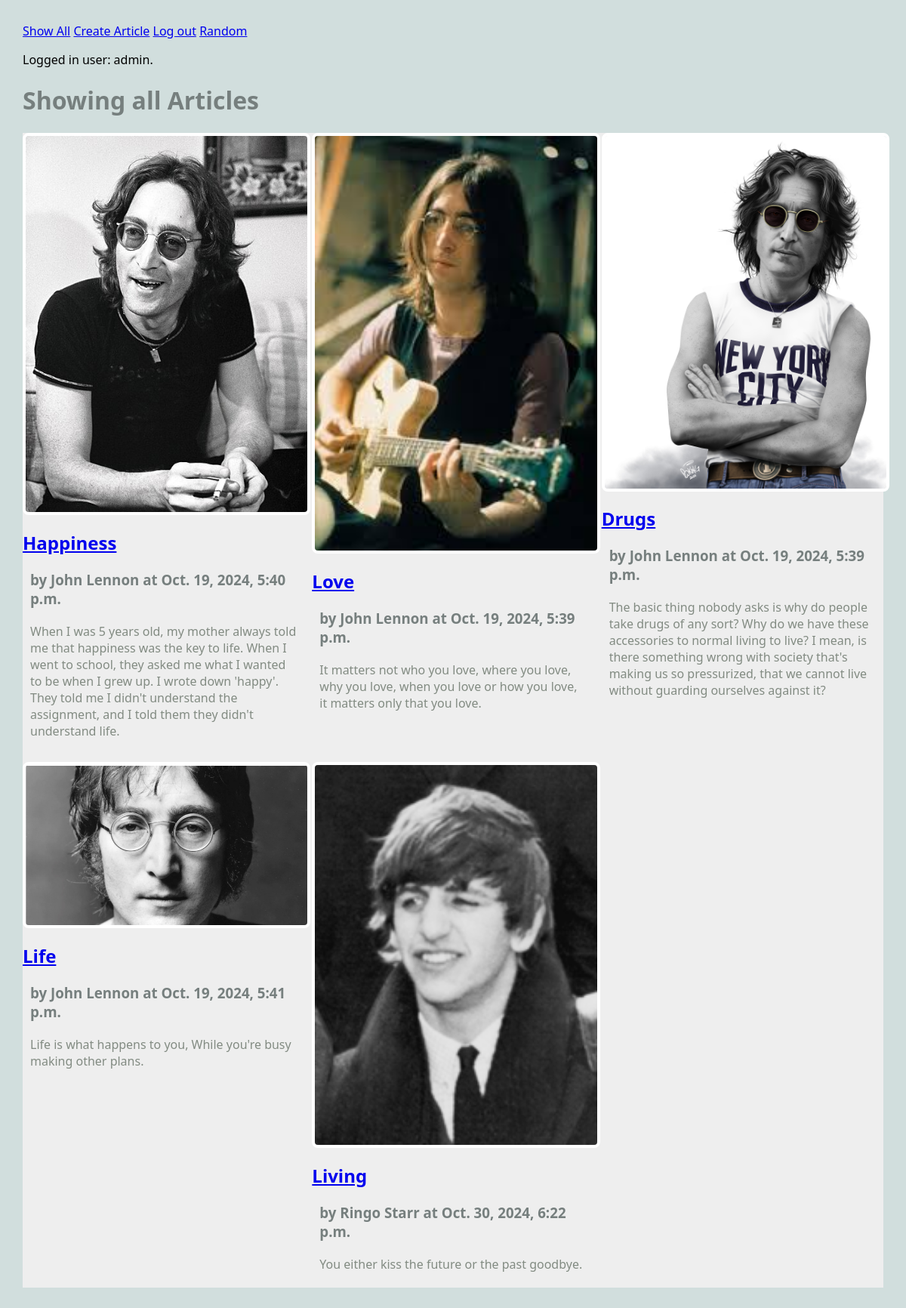
The app's page /blog/show_all (signed in) with its own data.
### blog/models.py (models this page shows, shortened)
class Article(models.Model):
    title = models.TextField(blank=False)
    author = models.TextField(blank=False)
    text = models.TextField(blank=False)
    published = models.DateTimeField(auto_now=True)
    image_file = models.ImageField(blank=True) ## new field
    user = models.ForeignKey(User, on_delete=models.CASCADE) ## NEW

### blog/views.py (the view)
# urls.py: path('show_all', views.ShowAllView.as_view(), name="show_all"),
class ShowAllView(ListView):
    model = Article
    template_name = 'blog/show_all.html'
    context_object_name = 'articles'
    def dispatch(self, request):
        print(f"Logged in user: request.user={request.user}")
        print(f"Logged in user: request.user.is_authenticated={request.user.is_authenticated}")
        return super().dispatch(request)

### blog/templates/blog/show_all.html
{% extends 'blog/base.html' %}
{% load static %}
{% block content %}
<h1>Showing all Articles</h1>
<main class="grid-container">
    {% for a in articles %}
    <article>
        <a href="{% url 'article' a.pk %}">
            <img src="{{a.image_file.url}}" alt="{{a.image_file.url}}">
        </a>
        <div>
            <h2><a href="{% url 'article' a.pk %}">{{a.title}}</a></h2>
            <h3>by {{a.author}} at {{a.published}}</h3>
            <p>
                {{a.text}}
            </p>
        </div>
    </article>
    {% endfor %}
</main>
{% endblock %}

### blog/templates/blog/base.html (shortened to what this page needs)
{% load static %}
<html>
    <head>
        <link rel="stylesheet" href="{% static 'styles-blog.css' %}">
    </head>
    <body>
    <nav>
        <ul>
            <a href="{% url 'show_all' %}">Show All</a>
            {% if request.user.is_authenticated %}
                <li><a href="{% url 'create_article' %}">Create Article</a></li>
                <li><a href="{% url 'logout' %}">Log out</a></li>
            {% else %}
                <li><a href="{% url 'login' %}">Log in</a></li>
            {% endif %}
            <a href="{% url 'random' %}">Random</a>
        </ul>
        {% if request.user.is_authenticated %}
            Logged in user: {{ request.user }}.
        {% else %}
            Not logged in.
        {% endif %}
    </nav>
    {% block content %}{% endblock %}
    </body>
</html>

### static/styles-blog.css (style rules this page uses)
body { margin: 30px; background: #d1dedd; font-family:'Segoe UI', Tahoma, Geneva, Verdana, sans-serif; }
ul, li { padding: 0px; list-style-type: none; }
h1, h2, h3 { color: #767f7e; }
p { color: #828b82; }
.grid-container { background: #eee; max-width: 900px; display: grid; grid-template-columns: repeat(3, 1fr); grid-gap: 10px; max-width: 1200px; margin: 20px auto; }
article img, article.featured img { width: 100%; border: 4px solid #fff; border-radius: 8px; }
article p, article h3 { margin: 20px 10px; }
nav li { display: inline; }

### records on screen
Article: image_file (picture), title "Happiness", author "John Lennon", published "Oct. 19, 2024, 5:40 p.m.", text "When I was 5 years old, my mother always told me that happiness was the key to life. When I went to school, they asked me what I wanted to be when I grew up. I wrote down 'happy'. They told me I didn't understand the assignment, and I told them they didn't understand life."
Article: image_file (picture), title "Love", author "John Lennon", published "Oct. 19, 2024, 5:39 p.m.", text "It matters not who you love, where you love, why you love, when you love or how you love, it matters only that you love."
Article: image_file (picture), title "Drugs", author "John Lennon", published "Oct. 19, 2024, 5:39 p.m.", text "The basic thing nobody asks is why do people take drugs of any sort? Why do we have these accessories to normal living to live? I mean, is there something wrong with society that's making us so pressurized, that we cannot live without guarding ourselves against it?"
Article: image_file (picture), title "Life", author "John Lennon", published "Oct. 19, 2024, 5:41 p.m.", text "Life is what happens to you, While you're busy making other plans."
Article: image_file (picture), title "Living", author "Ringo Starr", published "Oct. 30, 2024, 6:22 p.m.", text "You either kiss the future or the past goodbye."

### other values on screen
{{ request.user }} "admin"
